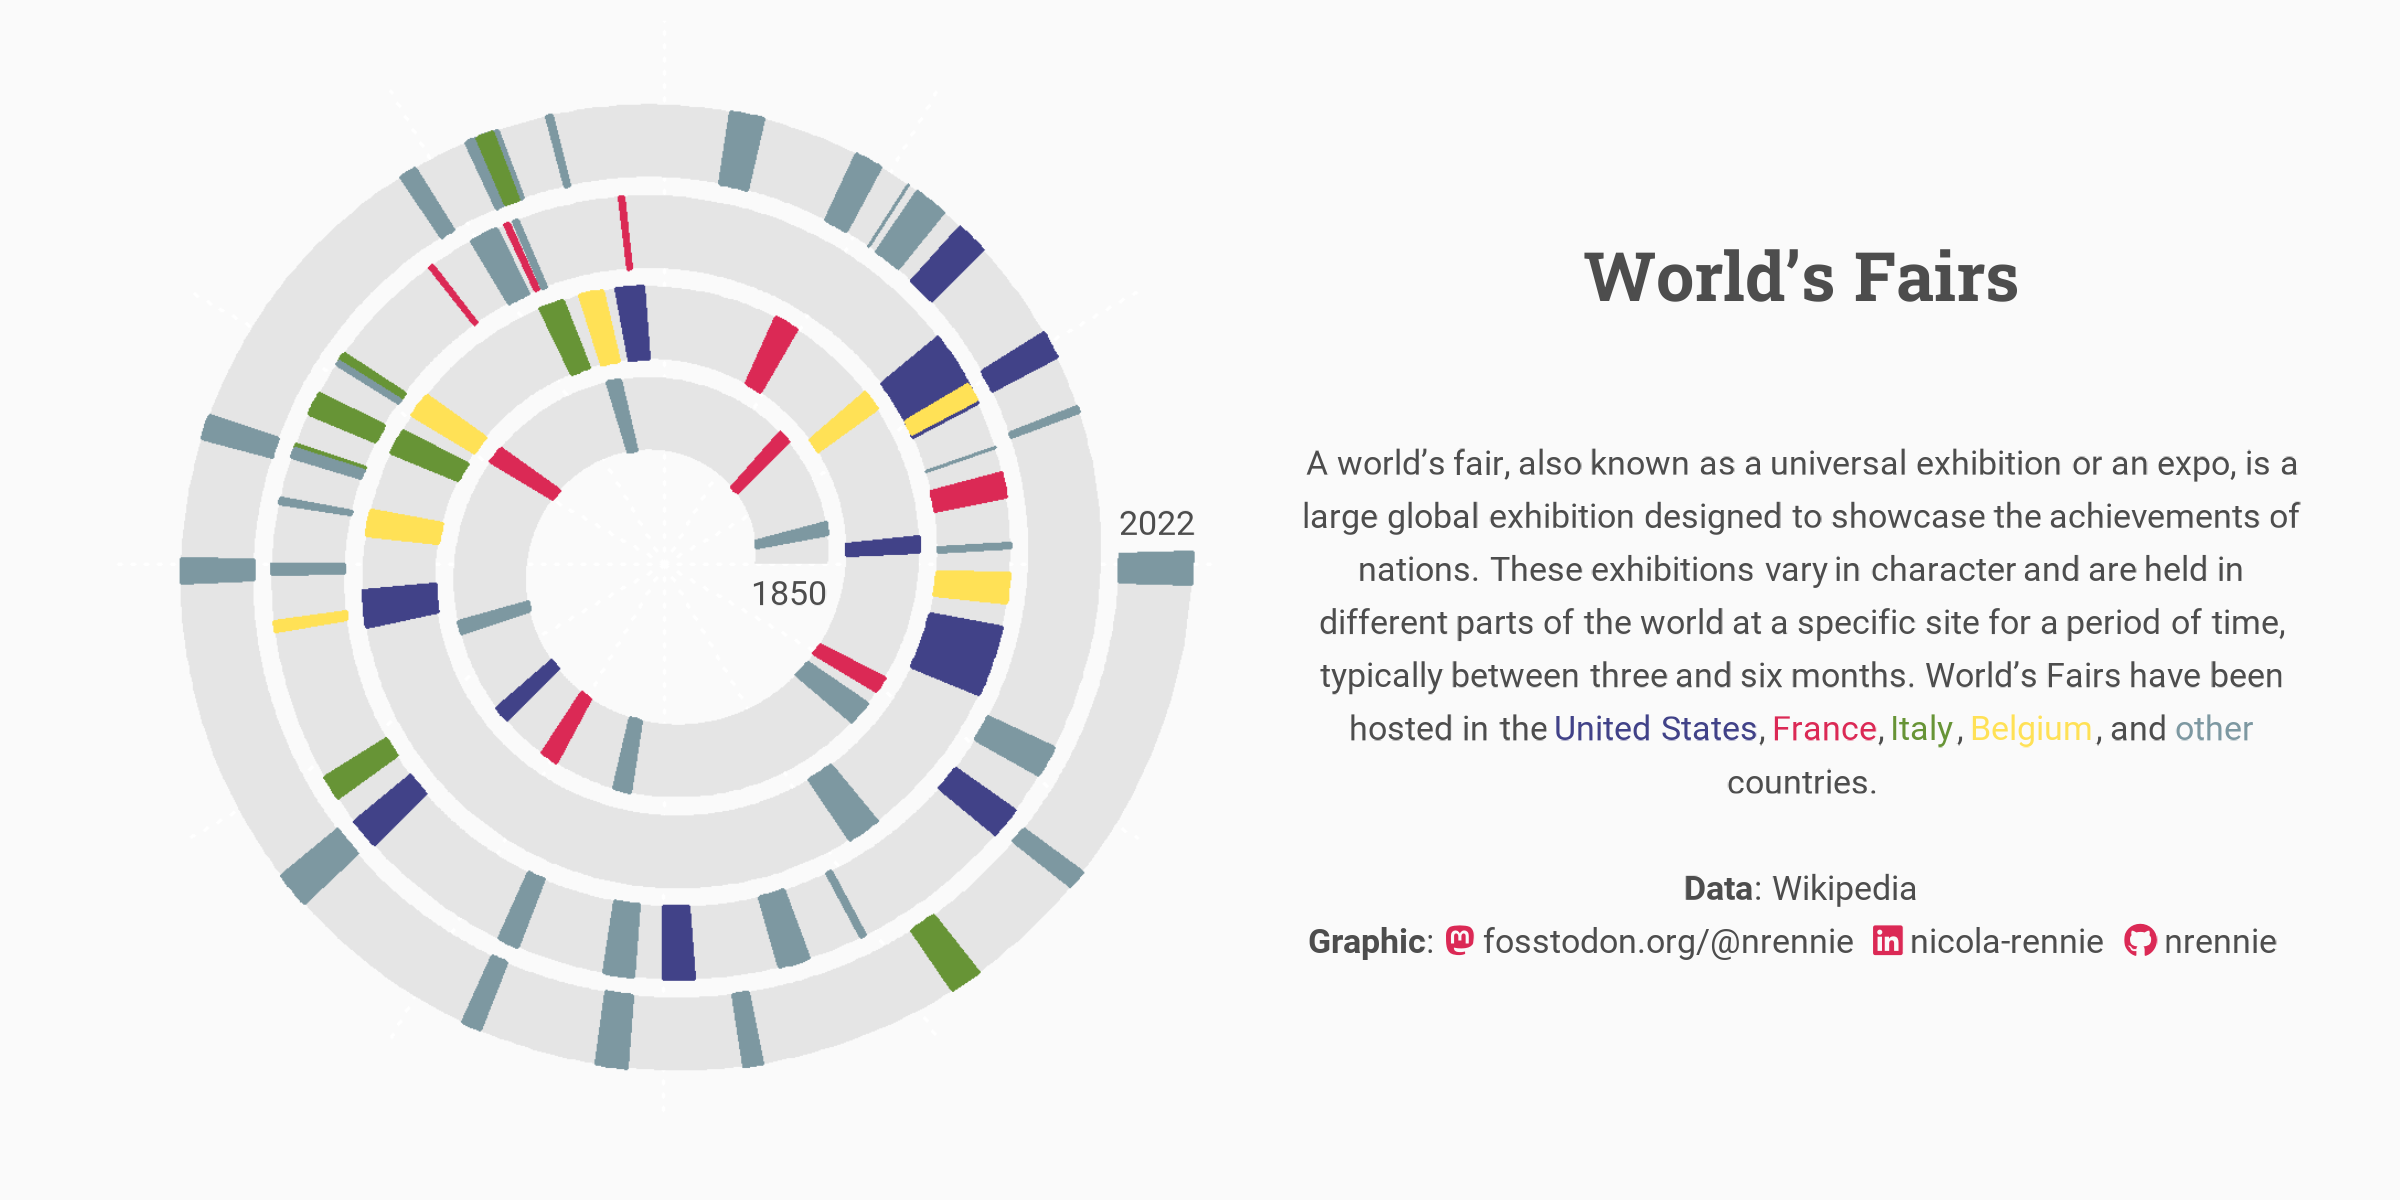

Here is the R script that generated this plot:
# Load packages -----------------------------------------------------------

library(tidyverse)
library(showtext)
library(camcorder)
library(ggtext)
library(nrBrand)
library(glue)
library(lubridate)
library(spiralize)
library(ggimage)


# Load data ---------------------------------------------------------------

tuesdata <- tidytuesdayR::tt_load("2024-08-13")
worlds_fairs <- tuesdata$worlds_fairs


# Load fonts --------------------------------------------------------------

font_add_google("Roboto", "roboto")
font_add_google("Roboto Slab", "roboto_slab")
showtext_auto()


# Data wrangling ----------------------------------------------------------

fairs_data <- worlds_fairs |>
  mutate(
    start_date = dmy(paste0("01-", start_month, "-", start_year)),
    end_date = dmy(paste0("01-", end_month, "-", end_year))
  ) |>
  select(country, start_date, end_date) |>
  mutate(
    start_date_num = as.numeric(start_date, origin = as.Date("1850-01-01")),
    end_date_num = as.numeric(end_date, origin = as.Date("1850-01-01"))
  ) |>
  mutate(
    country = case_when(
      country %in% c("United States", "France", "Italy", "Belgium") ~ country,
      TRUE ~ "other"
    )
  )

col_palette <- c("#414288", "#DB2955", "#679436", "#FFE156", "#7D98A1")
names(col_palette) <- c("United States", "France", "Italy", "Belgium", "other")

plot_data <- left_join(
  fairs_data, enframe(col_palette),
  by = c("country" = "name")
)


# Define colours and fonts-------------------------------------------------

bg_col <- "#fafafa"
text_col <- "grey30"
highlight_col <- col_palette[2]

body_font <- "roboto"
title_font <- "roboto_slab"


# Start recording ---------------------------------------------------------

gg_record(
  dir = file.path("2024", "2024-08-13", "recording"),
  device = "png",
  width = 8,
  height = 4,
  units = "in",
  dpi = 300
)


# Define text -------------------------------------------------------------

social <- nrBrand::social_caption(
  bg_colour = bg_col,
  icon_colour = highlight_col,
  font_colour = text_col,
  font_family = body_font,
  twitter = NA
)
title <- "World's Fairs"
st <- glue(
  "A world's fair, also known as a universal exhibition or an expo, is a large global 
  exhibition designed to showcase the achievements of nations. These exhibitions vary 
  in character and are held in different parts of the world at a specific site for a 
  period of time, typically between three and six months. World's Fairs have been hosted 
  in the <span style='color:{col_palette[[1]]}'>{names(col_palette)[[1]]}</span>, 
  <span style='color:{col_palette[[2]]}'>{names(col_palette)[[2]]}</span>, 
  <span style='color:{col_palette[[3]]}'>{names(col_palette)[[3]]}</span>, 
  <span style='color:{col_palette[[4]]}'>{names(col_palette)[[4]]}</span>, and 
  <span style='color:{col_palette[[5]]}'>{names(col_palette)[[5]]}</span> countries."
)
cap <- paste0(
  st,
  "<br><br>**Data**: Wikipedia<br>**Graphic**: ", social
)


# Plot --------------------------------------------------------------------

# Spiral plot
png(
  filename = file.path("2024", "2024-08-13", paste0("20240813_spiral", ".png")),
  bg = "transparent",
  height = 3.5, width = 3.5, units = "in", res = 300
)
spiral_initialize(xlim = c(as.numeric(as.Date("1850-01-01")), as.numeric(as.Date("2021-12-31"))), polar_lines_gp = gpar(col = "white", lty = 3))
spiral_track(ylim = c(0, 1), background_gp = gpar(col = NA, fill = "grey90"))
spiral_rect(
  xleft = plot_data$start_date_num,
  xright = plot_data$end_date_num,
  ybottom = 0,
  ytop = 1,
  gp = gpar(fill = plot_data$value, col = plot_data$value)
)
dev.off()

# Combine
ggplot() +
  geom_textbox(
    mapping = aes(x = 6.25, y = 3, label = title),
    family = title_font,
    fontface = "bold",
    colour = text_col,
    box.colour = NA,
    fill = NA,
    hjust = 0.5,
    halign = 0.5,
    lineheight = 0.5,
    size = 18,
    width = unit(4, "inch")
  ) +
  geom_textbox(
    mapping = aes(x = 6.25, y = 1.5, label = cap),
    family = body_font,
    colour = text_col,
    box.colour = NA,
    fill = NA,
    hjust = 0.5,
    halign = 0.5,
    lineheight = 0.5,
    size = 9,
    width = unit(3.5, "inch")
  ) +
  geom_image(
    data = slice_head(plot_data, n = 1),
    aes(
      x = 2,
      y = 2,
      image = "2024/2024-08-13/20240813_spiral.png"
    ),
    size = 1
  ) +
  annotate("text",
    x = 3.84, y = 2.15, label = "2022",
    family = body_font,
    colour = text_col,
    size = 9
  ) +
  annotate("text",
    x = 2.47, y = 1.9, label = "1850",
    family = body_font,
    colour = text_col,
    size = 9
  ) +
  theme_void(base_size = 20, base_family = body_font) +
  scale_x_continuous(limits = c(0, 8)) +
  scale_y_continuous(limits = c(0, 3.75)) +
  theme(
    plot.margin = margin(5, 5, 5, 5),
    plot.background = element_rect(fill = bg_col, colour = bg_col)
  )


# Save gif ----------------------------------------------------------------

ggsave(
  file.path("2024", "2024-08-13", paste0("20240813", ".png")),
  width = 8,
  height = 4
)

gg_playback(
  name = file.path("2024", "2024-08-13", paste0("20240813", ".gif")),
  first_image_duration = 4,
  last_image_duration = 20,
  frame_duration = .25,
  background = bg_col
)
